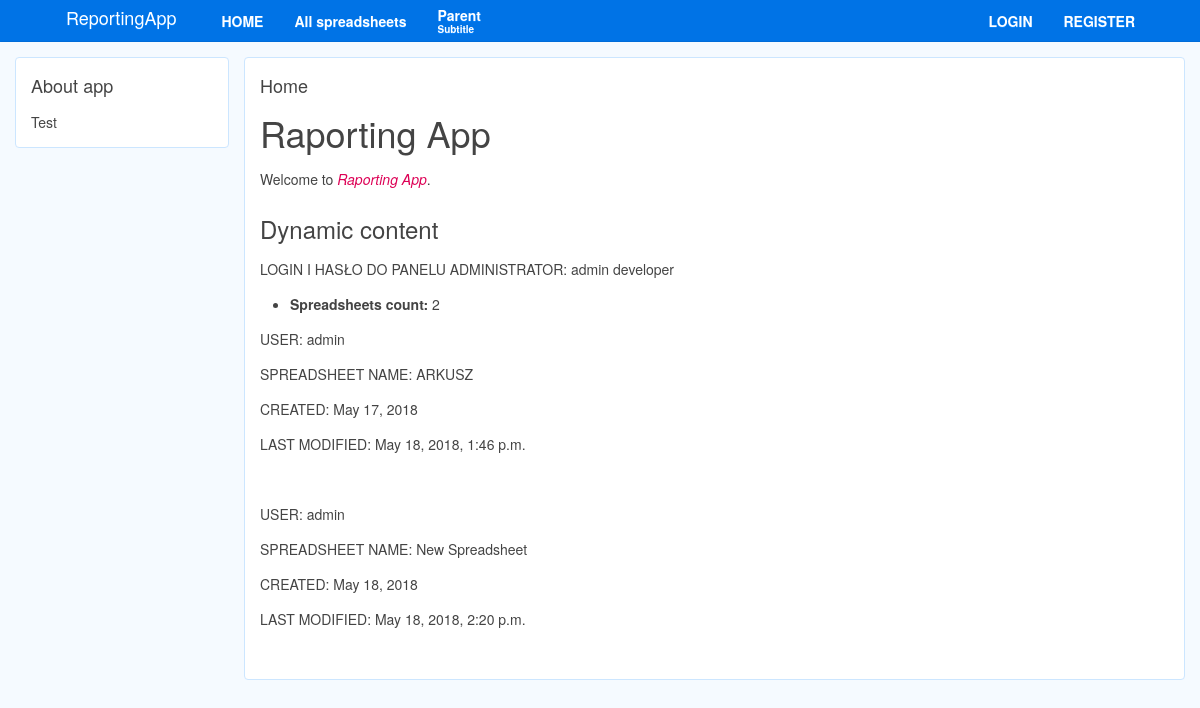
Page /reports/ on the earlier database version.
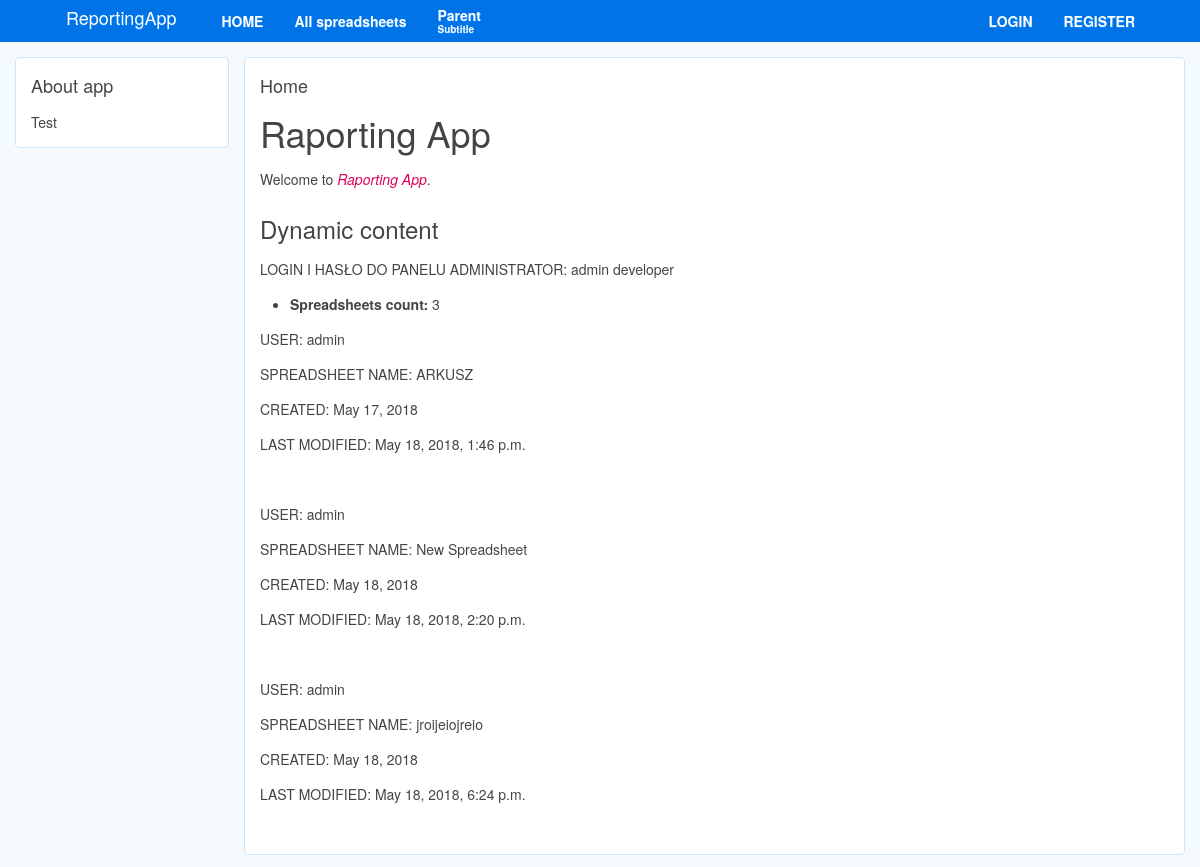
Same page on the later database version.
### reports/models.py (models this page shows)
class Spreadsheet(models.Model):
	user = models.ForeignKey(User, unique=False, on_delete=models.CASCADE)
	spreadsheet_name = models.CharField(max_length=255)
	spreadsheet_creation_date = models.DateField(auto_now_add=True, editable=False)
	spreadsheet_last_modification = models.DateTimeField(auto_now=True)

### reports/views.py (the view)
# urls.py: 2. Add a URL to urlpatterns:  path('', views.home, name='home')
def home(request):
    spreadsheets = Spreadsheet.objects.all()
    num_spreadsheets = len(spreadsheets)
    return render(request, 'home.html', context={'spreadsheets': spreadsheets, 'num_spreadsheets': num_spreadsheets}, )

### reports/templatetags/widget_tweeks.py (called while the page is built)
def silence_without_field(fn):
    def wrapped(field, attr):
        if not field:
            return ""
        return fn(field, attr)
    return wrapped

### reports/templates/home.html (shortened to what this page needs)
{% extends "./base/base.html" %}
{% block content %}
<div class="uk-width-1-1">
	<h1>Raporting App</h1>
	<p>Welcome to
		<em>Raporting App</em>.</p>
	<h2>Dynamic content</h2>
	<p>LOGIN I HASŁO DO PANELU ADMINISTRATOR: admin developer </p>
	<ul>
		<li>
			<strong>Spreadsheets count:</strong> {{ num_spreadsheets }}</li>
	</ul>
	{% for sp in spreadsheets %}
	<p>USER: {{sp.user}}</p>
	<p>SPREADSHEET NAME: {{sp.spreadsheet_name}}</p>
	<p>CREATED: {{sp.spreadsheet_creation_date}}</p>
	<p>LAST MODIFIED: {{sp.spreadsheet_last_modification}}</p>
	{% endfor %}
</div>
{% endblock %}

Differences in the rows shown:
added Spreadsheet: user "admin", spreadsheet_name "jroijeiojreio", spreadsheet_creation_date "May 18, 2018", spreadsheet_last_modification "May 18, 2018, 6:24 p.m."
Other differences:
{{ num_spreadsheets }}: "2" → "3"
